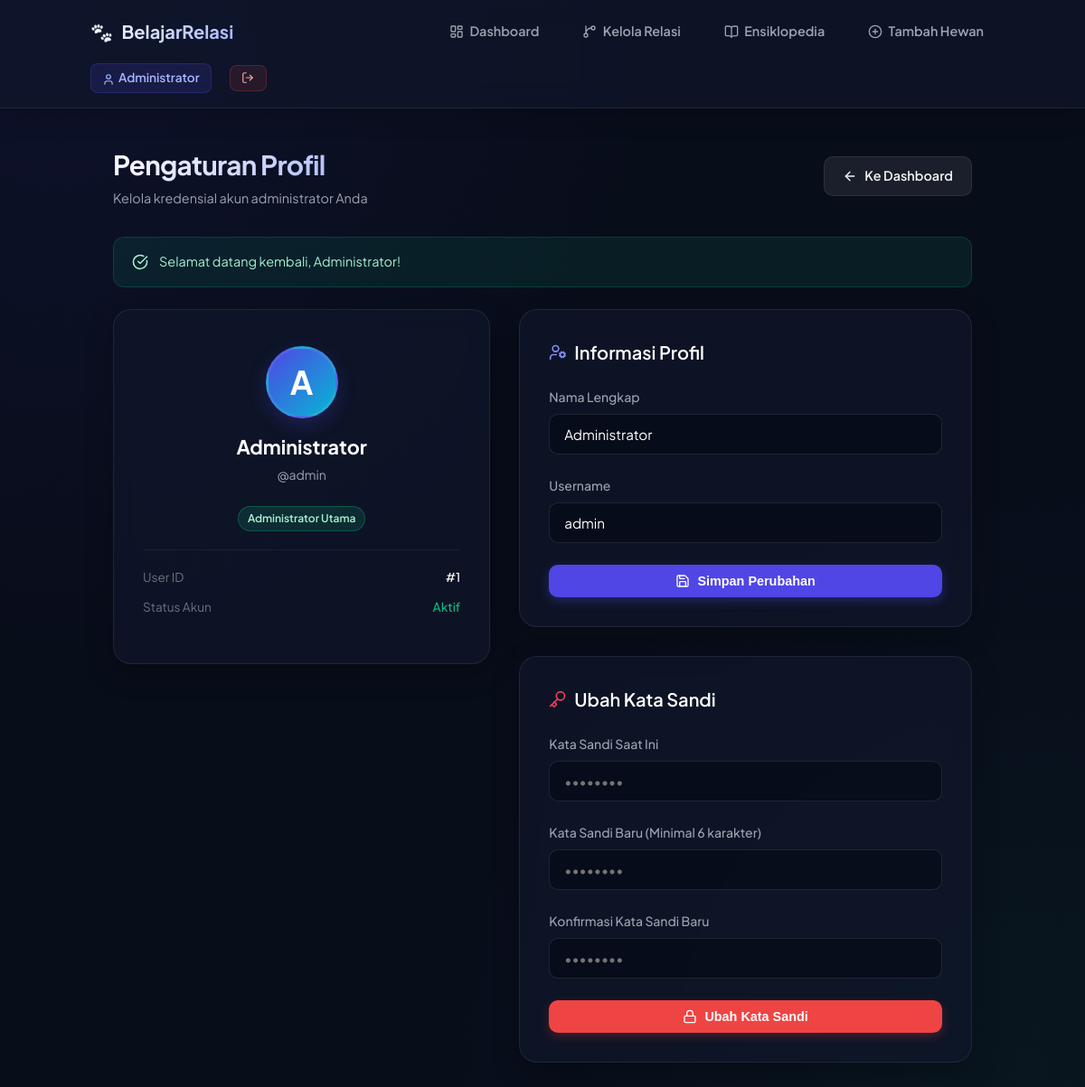
The app's page /profile.php (signed in) with its own data.
### tables this page shows
CREATE TABLE `users` (
  `id_user` int(10) NOT NULL AUTO_INCREMENT,
  `username` varchar(50) NOT NULL UNIQUE,
  `password` varchar(255) NOT NULL,
  `nama_lengkap` varchar(100) NOT NULL,
  PRIMARY KEY (`id_user`)
);

### profile.php (the view, shortened to what this page needs)
<?php
require_once 'config.php';
$id_user = $_SESSION['user']['id_user'];
try {
    $stmt = $pdo->prepare("SELECT * FROM users WHERE id_user = ?");
    $stmt->execute([$id_user]);
    $user = $stmt->fetch();
} catch (PDOException $e) {
    $_SESSION['error'] = "Kesalahan database: " . $e->getMessage();
    header("Location: dashboard.php");
    exit;
}
?>
<!DOCTYPE html>
<html lang="id">
<head>
    <link rel="stylesheet" href="style.css">
</head>
<body>
<nav class="main-navbar">
    <div class="nav-container">
        <a href="dashboard.php" class="nav-brand">
            <span>🐾</span> BelajarRelasi
        </a>
        <ul class="nav-menu">
            <li><a href="dashboard.php" class="nav-link"><i data-lucide="layout-dashboard" style="width: 16px; height: 16px;"></i> Dashboard</a></li>
            <li><a href="kelola_relasi.php" class="nav-link"><i data-lucide="git-branch" style="width: 16px; height: 16px;"></i> Kelola Relasi</a></li>
            <li><a href="ensiklopedia.php" class="nav-link"><i data-lucide="book-open" style="width: 16px; height: 16px;"></i> Ensiklopedia</a></li>
            <li><a href="tambah.php" class="nav-link"><i data-lucide="plus-circle" style="width: 16px; height: 16px;"></i> Tambah Hewan</a></li>
        </ul>
        <div class="nav-right">
            <a href="profile.php" class="nav-user active" style="text-decoration: none;">
                <span class="user-badge"><i data-lucide="user" style="width: 14px; height: 14px; display: inline; vertical-align: middle; margin-right: 4px;"></i><?= htmlspecialchars($_SESSION['user']['nama_lengkap']); ?></span>
            </a>
            <a href="logout.php" class="btn btn-logout btn-sm"><i data-lucide="log-out" style="width: 14px; height: 14px;"></i></a>
        </div>
    </div>
</nav>
<div class="page-wrapper">
    <div class="container" style="max-width: 950px;">
        <header>
            <div class="brand">
                <h1>Pengaturan Profil</h1>
                <p>Kelola kredensial akun administrator Anda</p>
            </div>
            <a href="dashboard.php" class="btn btn-secondary">
                <i data-lucide="arrow-left" style="width: 16px; height: 16px;"></i>
                Ke Dashboard
            </a>
        </header>
        <?php if (isset($_SESSION['success'])): ?>
            <div class="alert alert-success">
                <i data-lucide="check-circle" style="width: 18px; height: 18px;"></i>
                <?= htmlspecialchars($_SESSION['success']); ?>
            </div>
        <?php endif; ?>
        <div class="profile-grid">
            <div class="card profile-summary-card">
                <div class="avatar-circle-large">
                    <?= strtoupper(substr($user['nama_lengkap'], 0, 1)); ?>
                </div>
                <h2><?= htmlspecialchars($user['nama_lengkap']); ?></h2>
                <p>@<?= htmlspecialchars($user['username']); ?></p>
                <span class="badge badge-jenis" style="background: rgba(16, 185, 129, 0.15); color: #a7f3d0; border-color: rgba(16, 185, 129, 0.3);">
                    Administrator Utama
                </span>
                <div class="meta-list">
                    <div class="meta-item">
                        <span class="meta-label">User ID</span>
                        <span class="meta-val">#<?= $user['id_user']; ?></span>
                    </div>
                    <div class="meta-item">
                        <span class="meta-label">Status Akun</span>
                        <span class="meta-val" style="color: #10b981;">Aktif</span>
                    </div>
                </div>
            </div>
            <div>
                <div class="card" style="margin-bottom: 2rem;">
                    <div class="card-header" style="margin-bottom: 1.5rem;">
                        <h3 class="card-title" style="display: flex; align-items: center; gap: 0.5rem;">
                            <i data-lucide="user-cog" style="color: #818cf8; width: 20px; height: 20px;"></i>
                            Informasi Profil
                        </h3>
                    </div>
                    <form method="POST" action="profile.php">
                        <div class="form-group">
                            <label for="nama_lengkap">Nama Lengkap</label>
                            <input type="text" id="nama_lengkap" name="nama_lengkap" class="form-control" value="<?= htmlspecialchars($user['nama_lengkap']); ?>" required autocomplete="name">
                        </div>
                        <div class="form-group" style="margin-bottom: 1.5rem;">
                            <label for="username">Username</label>
                            <input type="text" id="username" name="username" class="form-control" value="<?= htmlspecialchars($user['username']); ?>" required autocomplete="username">
                        </div>
                        <button type="submit" class="btn btn-primary" style="width: 100%;">
                            <i data-lucide="save" style="width: 16px; height: 16px;"></i>
                            Simpan Perubahan
                        </button>
                    </form>
                </div>
                <div class="card">
                    <div class="card-header" style="margin-bottom: 1.5rem;">
                        <h3 class="card-title" style="display: flex; align-items: center; gap: 0.5rem;">
                            <i data-lucide="key" style="color: #f43f5e; width: 20px; height: 20px;"></i>
                            Ubah Kata Sandi
                        </h3>
                    </div>
                    <form method="POST" action="profile.php">
                        <div class="form-group">
                            <label for="current_password">Kata Sandi Saat Ini</label>
                            <input type="password" id="current_password" name="current_password" class="form-control" placeholder="••••••••" required autocomplete="current-password">
                        </div>
                        <div class="form-group">
                            <label for="new_password">Kata Sandi Baru (Minimal 6 karakter)</label>
                            <input type="password" id="new_password" name="new_password" class="form-control" placeholder="••••••••" required autocomplete="new-password">
                        </div>
                        <div class="form-group" style="margin-bottom: 1.5rem;">
                            <label for="confirm_password">Konfirmasi Kata Sandi Baru</label>
                            <input type="password" id="confirm_password" name="confirm_password" class="form-control" placeholder="••••••••" required autocomplete="new-password">
                        </div>
                        <button type="submit" class="btn btn-danger" style="width: 100%; background: #ef4444;">
                            <i data-lucide="lock" style="width: 16px; height: 16px;"></i>
                            Ubah Kata Sandi
                        </button>
                    </form>
                </div>
            </div>
        </div>
    </div>
</div>
</body>
</html>

### profile.php (style rules this page uses)
.profile-grid { display: grid; grid-template-columns: 1fr 1.2fr; gap: 2rem; align-items: start; }
.avatar-circle-large { width: 80px; height: 80px; border-radius: 50%; background: linear-gradient(135deg, #4f46e5 0%, #06b6d4 100%); display: flex; align-items: center; justify-content: center; font-size: 2.25rem; color: #ffffff; font-weight: 700; margin: 0 auto 1rem auto; border: 3px solid rgba(255,255,255,0.08); box-shadow: 0 8px 20px rgba(79, 70, 229, 0.25); }
.profile-summary-card { text-align: center; padding: 2.5rem 2rem; }
.profile-summary-card h2 { font-size: 1.35rem; font-weight: 700; color: #ffffff; margin-bottom: 0.25rem; }
.profile-summary-card p { color: var(--text-secondary); font-size: 0.875rem; margin-bottom: 1.5rem; }
.meta-list { text-align: left; border-top: 1px solid rgba(255,255,255,0.05); padding-top: 1.25rem; margin-top: 1.25rem; }
.meta-item { display: flex; justify-content: space-between; font-size: 0.85rem; margin-bottom: 0.75rem; }
.meta-label { color: var(--text-muted); }
.meta-val { color: #ffffff; font-weight: 500; }

### records on screen
users: nama_lengkap "A", nama_lengkap "Administrator", username "admin", id_user "1"

### other values on screen
$_SESSION['user']['nama_lengkap'] "Administrator"
$_SESSION['success'] "Selamat datang kembali, Administrator!"
